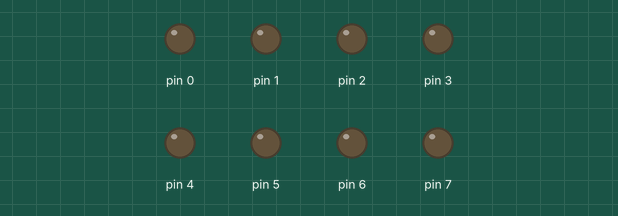
Bench run of a sketch on a simulated Arduino Uno, built with avr-gcc and run on an emulated ATmega328P. Shown: output pins drawn as LEDs (lit = HIGH).

Above: at 0.17 s.
At 0.51 s:
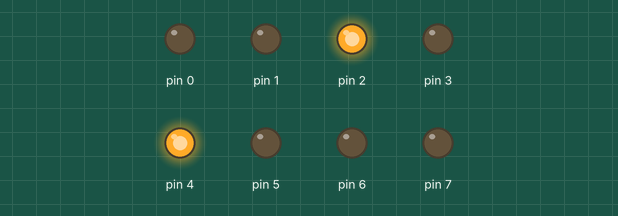
At 1.06 s:
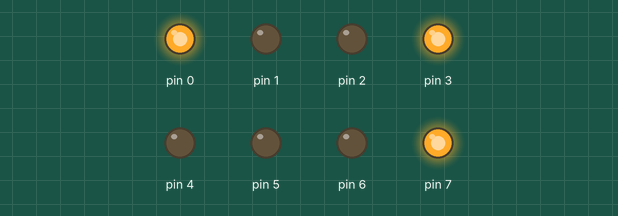
At 2.32 s:
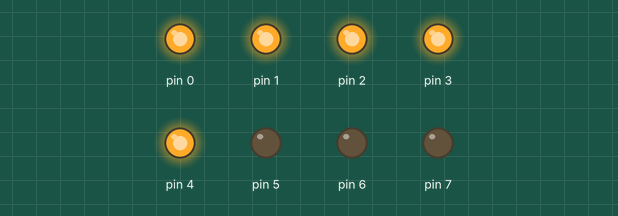
At 4.24 s:
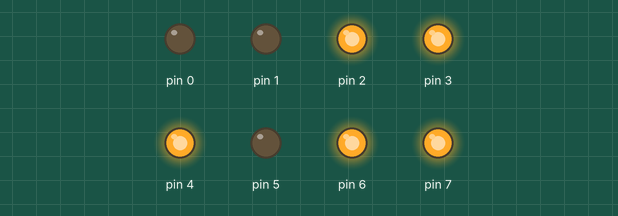
At 7.11 s:
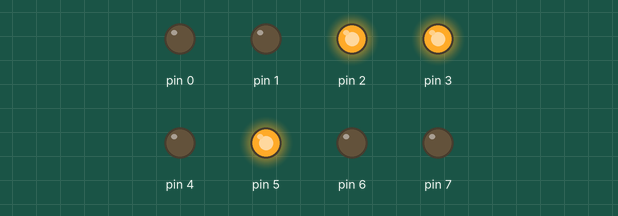
Timing chart, 0 to 7.7 s (numbered marks = the images above):
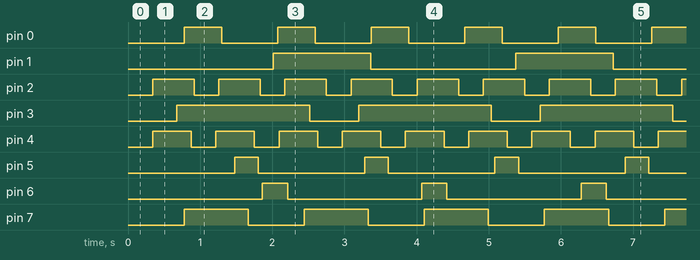

Measured:
- by itself, pin 0: alternates HIGH for 0.52 s and LOW for 0.78 s
- by itself, pin 1: alternates HIGH for 1.3 s and LOW for 2.0 s
- by itself, pin 2: alternates HIGH for 0.57 s and LOW for 0.34 s
- by itself, pin 3: alternates HIGH for 1.8 s and LOW for 0.68 s
- by itself, pin 4: alternates HIGH for 0.53 s and LOW for 0.34 s
- by itself, pin 5: alternates HIGH for 0.33 s and LOW for 1.5 s
- by itself, pin 6: alternates HIGH for 0.35 s and LOW for 1.9 s
- by itself, pin 7: alternates HIGH for 0.89 s and LOW for 0.78 s

The sketch:

exp9.ino
```cpp
#include <Arduino.h> // Include Arduino library for pinMode and digitalWrite functions

class Blinky {
  private:
    char port;
    int pin;
    unsigned long onTime;
    unsigned long offTime;
    unsigned long previousMillis;
    bool ledState;

  public:
    Blinky() {}

    void Initialize(char port, int pin, unsigned long onTime, unsigned long offTime) {
      this->port = port;
      this->pin = pin;
      this->onTime = onTime;
      this->offTime = offTime;
      this->ledState = LOW;
      pinMode(pin, OUTPUT);
    }

    void Refresh() {
      unsigned long currentMillis = millis();

      if (currentMillis - previousMillis >= (ledState ? offTime : onTime)) {
        ledState = !ledState;
        digitalWrite(pin, ledState);
        previousMillis = currentMillis;
      }
    }
};

Blinky leds[8];

void setup() {
  leds[0].Initialize('D', 0, 781, 515);
  leds[1].Initialize('D', 1, 2014, 1348);
  leds[2].Initialize('D', 2, 343, 573);
  leds[3].Initialize('D', 3, 678, 1839);
  leds[4].Initialize('D', 4, 342, 534);
  leds[5].Initialize('D', 5, 1478, 326);
  leds[6].Initialize('D', 6, 1859, 351);
  leds[7].Initialize('D', 7, 777, 888);

  for (;;) {
    for (int i = 0; i < 8; i++) {
      leds[i].Refresh();
    }
  }
}
```
